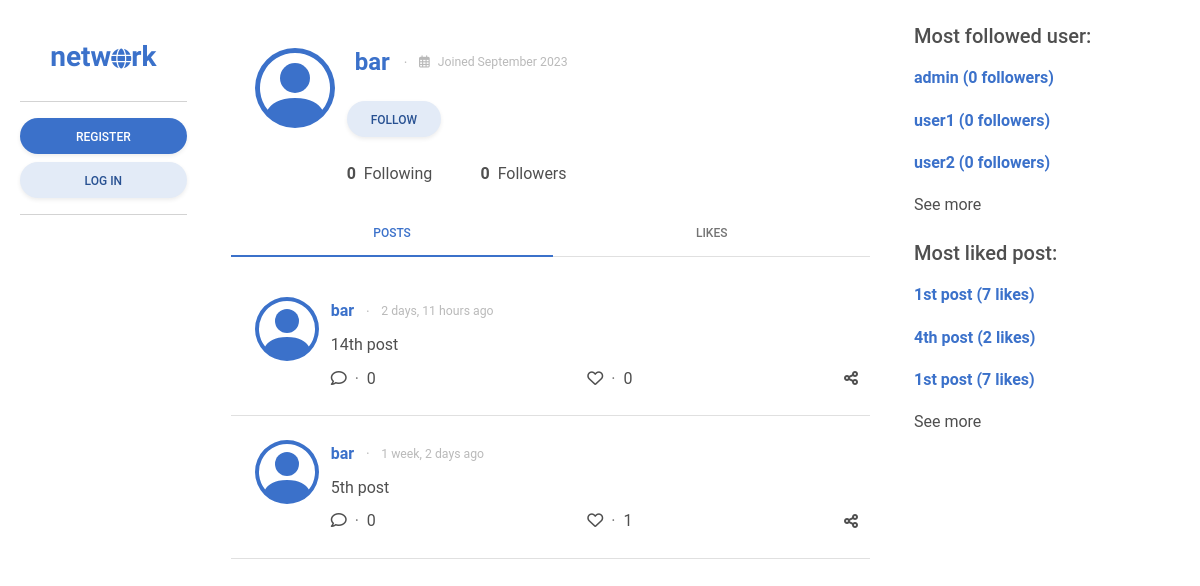
Before: /profile/bar with the older database file.
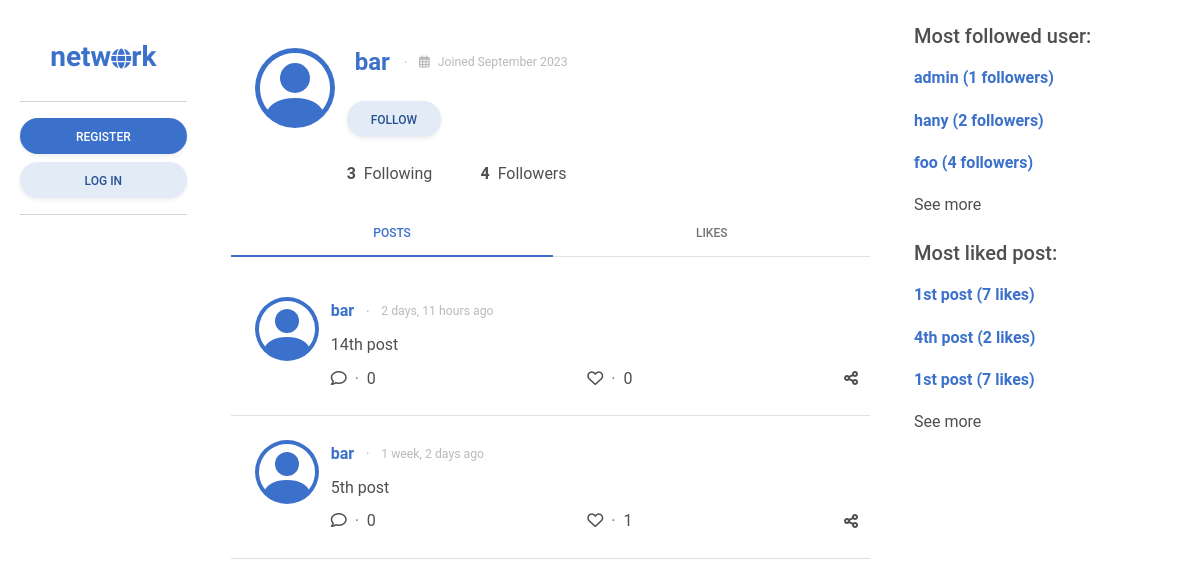
After: the same page with the newer database file.
### network/models.py (models this page shows, shortened)
class User(AbstractUser):
    pass
    date_joined = models.DateTimeField(auto_now_add=True)
    following = models.ManyToManyField("self", blank=True, related_name="followers", symmetrical=False)
    def num_of_following(self):
        return len(self.following.all())
    def num_of_followers(self):
        return len(self.followers.all())

class Post(models.Model):
    content = models.CharField(max_length=255)
    poster = models.ForeignKey(User, on_delete=models.CASCADE, related_name="posts")
    likers = models.ManyToManyField(User, blank=True, related_name="likes")
    date_posted = models.DateTimeField(auto_now_add=True)
    edited = models.BooleanField(default=False)
    def num_of_likes(self):
        return len(self.likers.all())
    def num_of_comments(self):
        return len(self.comments.all())
    class Meta:
        ordering = ["-date_posted"]

### network/views.py (the view)
# urls.py: path("profile/<str:user>", views.profile, name="profile"),
def profile(request, user):
    most_followed_users = User.objects.all().order_by('-following')
    most_liked_posts = Post.objects.all().order_by("-likers")
    profile = User.objects.get(username=user)
    profile_posts = Post.objects.filter(poster=profile)
    profile_likes = Post.objects.filter(likers=profile)
    return render(request, "network/profile.html", {
        "most_followed_users": most_followed_users,
        "most_liked_posts": most_liked_posts,
        "profile": profile,
        "posts": profile_posts,
        "liked_posts": profile_likes,
    })

### network/templates/network/profile.html (shortened to what this page needs)
{% extends "network/layout.html" %}
{% block body %}
{% include "network/sidebar_left.html" %}
<div class="col-lg-7 col-md-6 col-sm-9">
    <div class="overflow-auto px-3" style="max-height:100vh;">
            <div class="pt-4 bg-white">
                {% include "network/profile_info.html" with profile=profile %}
            </div>
        <div class="sticky-top">
            <ul class="nav nav-tabs nav-fill mb-3 border-bottom" id="ex1" role="tablist">
                <li class="nav-item transparan" role="presentation">
                    <a class="nav-link active" id="posts_tab" data-mdb-toggle="tab" href="#all_posts" role="tab"
                        aria-controls="ex2-tabs-1" aria-selected="true">Posts</a>
                </li>
                <li class="nav-item transparan" role="presentation">
                    <a class="nav-link" id="likes_tab" data-mdb-toggle="tab" href="#all_likes" role="tab"
                        aria-controls="ex2-tabs-2" aria-selected="false">Likes</a>
                </li>
            </ul>
        </div>
        <div class="tab-content" id="ex2-content">
            <div class="tab-pane fade show active mb-4" id="all_posts" role="tabpanel" aria-labelledby="posts_tab">
                {% include "network/posts.html" with posts=posts %}
            </div>
        </div>
    </div>
</div>
{% include "network/sidebar_right.html" %}
{% endblock %}

### network/templates/network/profile_info.html (shortened to what this page needs)
<div class="container p-0">
    <div class="row p-4">
        <a href="{% url 'profile' user=profile.username %}" class="col-auto">
        </a>
        <div class="col p-0">
            <div class="d-flex justify-content-between mx-2">
                <div>
                    <a href="{% url 'profile' user=profile.username %}" class="h4 fw-bold text-decoration-none align-middle">
                        {{ profile.username }}
                    </a>
                    <span class="small text-muted opacity-50 align-middle">
                        <span class="align-middle mx-2">&#183;</span>
                        <span class="small align-middle"><i class="fa-regular fa-calendar-days me-2"></i>Joined {{profile.date_joined.date|date:"F Y"}}</span>
                    </span>
                </div>
            </div>
            <div>
                {% if not user.is_authenticated %}
                <button class="btn btn-secondary btn-rounded shadow-sm my-4" role="button" data-mdb-toggle="modal" data-mdb-target="#follow">
                    Follow
                </button>
                {% else %}
                <div class="my-3"></div>
                {% endif %}
            </div>
            <div class="row">
                <div class="col-3" role="button" data-mdb-toggle="modal" data-mdb-target="#following_{{ profile.id }}">
                    <span class="fw-bold me-1">{{ profile.num_of_following }}</span> Following
                </div>
                <div class="col-3" role="button" data-mdb-toggle="modal" data-mdb-target="#followers_{{ profile.id }}">
                    <span class="fw-bold me-1">{{ profile.num_of_followers }}</span> Followers
                </div>
            </div>
        </div>
    </div>
</div>

### network/templates/network/posts.html (shortened to what this page needs)
{% load humanize %}
{% if not posts %}
<div class="container p-0">
    <h3 class="text-center p-3">No posts yet.</h3>
</div>
{% else %}
{% for post in posts %}
<div class="container p-0 border-bottom">
    <div class="row p-4">
        <a href="{% url 'profile' user=post.poster.username %}" class="col-auto">
        </a>
        <div class="col p-0">
            <div class="d-flex justify-content-between align-items-center">
                <div>
                    <a href="{% url 'profile' user=post.poster.username %}" class="fw-bold text-decoration-none align-middle">
                        {{ post.poster.username }}
                    </a>
                    <span class="small text-muted opacity-50 align-middle">
                        <span class="mx-2 align-middle">&#183;</span>
                        <span class="small align-middle">{{ post.date_posted|naturaltime }}</span>
                    </span>
                </div>
            </div>
            <div class="my-2">{{ post.content }}</div>
            <div class="d-flex justify-content-between align-items-center">
                <div>
                    <i class="fa-regular fa-comment" role="button" data-mdb-toggle="modal" data-mdb-target="#comment_modal_{{ post.id }}"></i>
                    <span class="mx-1 text-muted">&#183;</span>
                    <span role="button" data-mdb-toggle="modal" data-mdb-target="#comment_list_modal_{{ post.id }}">
                        {% if post.num_of_comments %}
                        {{ post.num_of_comments }}
                        {% else %}
                        0
                        {% endif %}
                    </span>
                </div>
                <div>
                    <i
                        {% if user.is_authenticated and user in post.likers.all %}
                        class="fa-solid fa-heart"
                        {% elif user.is_authenticated %}
                        class="fa-regular fa-heart"
                        {% else %}
                        class="fa-regular fa-heart" role="button" data-mdb-toggle="modal" data-mdb-target="#like_post_{{ post.id }}"
                        {% endif %}
                        >
                    </i>
                    <span class="mx-1 text-muted">&#183;</span>
                    <span role="button" data-mdb-toggle="modal" data-mdb-target="#likers_modal_{{ post.id }}">
                        {% if post.num_of_likes %}
                        {{ post.num_of_likes }}
                        {% else %}
                        0
                        {% endif %}
                    </span>
                </div>
                <i class="fa-solid fa-share-nodes"></i>
            </div>
        </div>
    </div>
</div>
{% endfor %}
{% endif %}

### network/templates/network/sidebar_right.html (shortened to what this page needs)
<div class="px-3 d-sm-none d-none d-md-block col-lg-3 col-md-3 my-4 ">
    <div class="h5">Most followed user:</div>
    <ul class="list-group list-group-light list-group-small mb-3">
        {% for user in most_followed_users|slice:":3" %}
        <li class="list-group-item border-0">
            <a href="{% url 'profile' user=user.username %}" class="fw-bold text-decoration-none align-middle">
                {{ user.username }} ({{user.num_of_followers}} followers)
            </a>
        </li>
        {% endfor %}
        <li class="list-group-item border-0" role="button" data-mdb-toggle="modal" data-mdb-target="#most_followed_users">
            See more
        </li>
    </ul>
    <div class="h5">Most liked post:</div>
    <ul class="list-group list-group-light list-group-small mb-3">
        {% for post in most_liked_posts|slice:":3" %}
        <li class="list-group-item border-0">
            <a href="{% url 'profile' user=post.poster.username %}" class="fw-bold text-decoration-none align-middle">
                {{ post.content }} ({{ post.num_of_likes }} likes)
            </a>
        </li>
        {% endfor %}
        <li class="list-group-item border-0" role="button" data-mdb-toggle="modal" data-mdb-target="#most_liked_posts">See more</li>
    </ul>
</div>

Changed rows visible on the page:
no longer on this page (row edited): User: username "user1", num_of_followers "0"
no longer on this page (row edited): User: username "user2", num_of_followers "0"
changed User "bar": num_of_following "0" → "3"; num_of_followers "0" → "4"
changed User "admin": num_of_followers "0" → "1"
now on this page (row edited): User: username "hany", num_of_followers "2"
now on this page (row edited): User: username "foo", num_of_followers "4"
